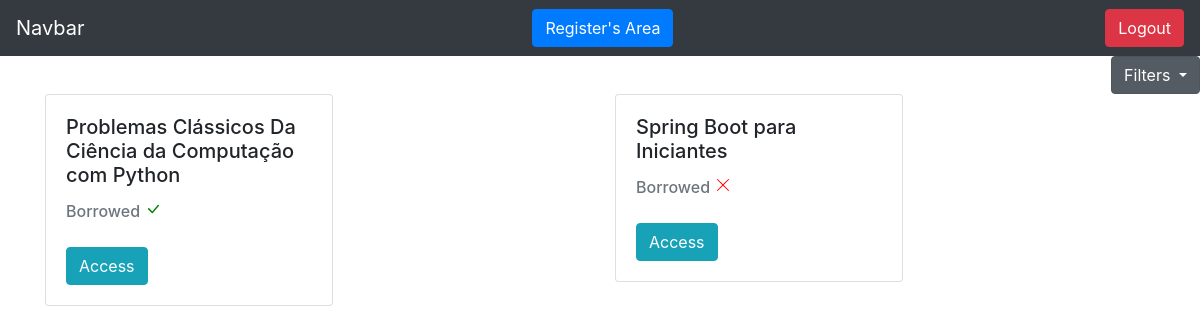
/books/home/ (signed in), run on an earlier commit of the app's database.
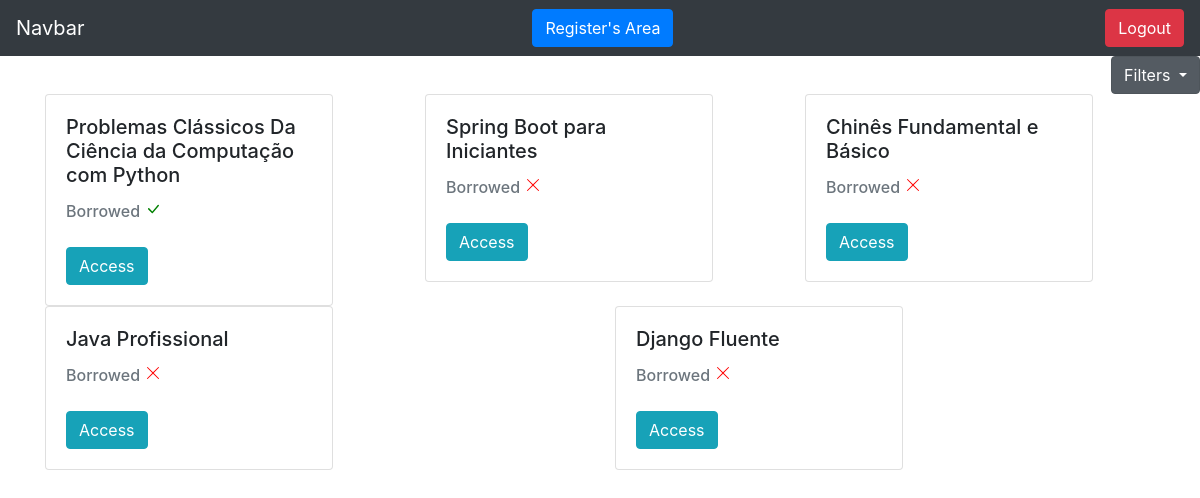
And on a later commit of the database.
### books/models.py (models this page shows)
class Book(models.Model):
    name = models.CharField(max_length=100)
    auth = models.CharField(max_length=30)
    cd_auth = models.CharField(max_length=30, blank=True, null=True)
    register_date = models.DateField(default=date.today)
    borrowed = models.BooleanField(default=False)
    category = models.ForeignKey(Category, on_delete=models.DO_NOTHING)
    client = models.ForeignKey(Client, on_delete=models.DO_NOTHING)
    def __str__(self):
        return self.name

### books/views.py (the view)
# urls.py: path('home/', views.home, name='home'),
def home(request):
    if request.session.get('client'):
        client = Client.objects.get(id=request.session['client'])
        books = Book.objects.filter(client=client)
        form_book, form_category, form_borrowing = BookForm(), CategoryForm(), BorrowingForm()
        form_category.fields['client'].initial = request.session['client']
        form_book.fields['client'].initial = request.session['client']
        form_book.fields['category'].queryset = Category.objects.filter(client=client)
        form_borrowing.fields['book'].queryset = Book.objects.filter(client=client, borrowed=False)
        borrowed_books = Book.objects.filter(client=client, borrowed=True)
        return render(request, 'home.html', {'books': books,
                                             'client_logged_in': request.session.get('client'),
                                             'form_book': form_book,
                                             'form_category': form_category,
                                             'form_borrowing': form_borrowing,
                                             'borrowed_books': borrowed_books})
    else:
        return redirect('/auth/login/?status=2')

### books/models.py (called while the page is built)
    def __str__(self):
        return self.name

### clients/models.py (called while the page is built)
    def __str__(self):
        return self.name

### books/templates/home.html (shortened to what this page needs)
{% extends 'base.html' %}
{% block 'content' %}
<div class="dropdown show" style="text-align: right;">
  <a class="btn btn-secondary dropdown-toggle" href="#" role="button" id="dropdownMenuLink" data-toggle="dropdown" aria-haspopup="true">
    Filters
  </a>
</div>
<div class="container">
  <div class="row">
    {% for book in  books %}
      <div class="col-md">
        <div class="card" style="width:18rem;">
          <div class="card-body">
            <h5 class="card-title">{{ book.name }}</h5>
            <h6 style="display: inline;" class="card-subtitle mb-2 text-muted">Borrowed</h6>
            <br><br>
            <a href="{% url 'see_book' book.id %}" class="btn btn-info">Access</a>
          </div>
        </div>
      </div>
    {% endfor %}
  </div>
</div>
{% endblock %}

What changed in the data, as far as the page shows it:
added Book: name "Chinês Fundamental e Básico", borrowed False (drawn)
added Book: name "Java Profissional", borrowed False (drawn)
added Book: name "Django Fluente", borrowed False (drawn)
